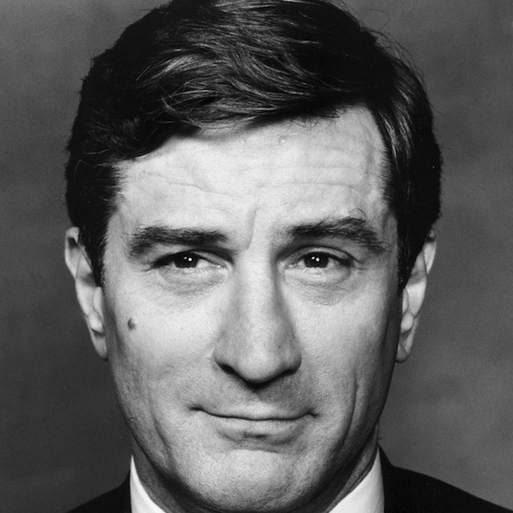
%> input picture Asgnt 3/Test Image/bob.png, 513 x 513 px
$ octave imagemorphing.m   (GNU Octave 9; MATLAB toolbox functions it lacks are replaced by stand-ins)
%> lines starting %> are read from the running program, lines starting %| are printed output that depends on the picture
clear
%% Parameters
Rimagename = 'bob';
Limagename = 'marty';
levels=6;
m = [10,8,6,5,4,2];
direction = 'h'; %h-horizontal, v-vertical
%% Read images
RI = int16(imread(strcat('Test Image/',Rimagename,'.png'),'png'));
%> RI: size 513x513x3 int16; min 0, max 255, mean 95.5; mean of the top-left, top-right, bottom-left and bottom-right quarters 86, 82.3, 111.4, 102.2
LI = int16(imread(strcat('Test Image/',Limagename,'.png'),'png'));
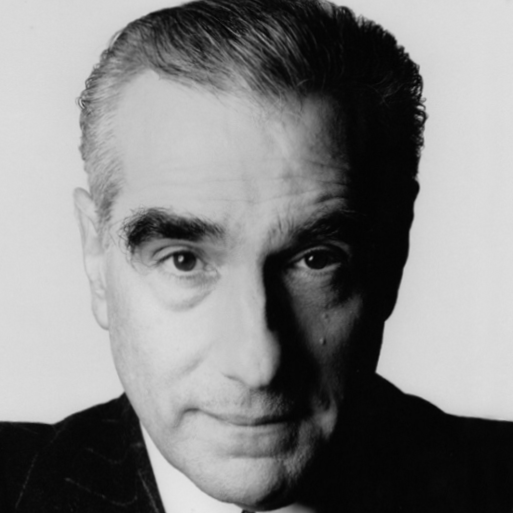
%> input picture Asgnt 3/Test Image/marty.png, 513 x 513 px
%> LI: size 513x513x3 int16; min 2, max 230, mean 130.5; mean of the top-left, top-right, bottom-left and bottom-right quarters 171.3, 117, 154.3, 79.6
RI = RI(:,:,1);
%> RI: size 513x513 int16
LI = LI(:,:,1);
%> LI: size 513x513 int16

%% Creating Laplacian Pyramid (ENCODE)
pyramid_gauss_R     = cell(1,levels);
pyramid_laplacian_R = cell(1,levels);
pyramid_gauss_L     = cell(1,levels);
pyramid_laplacian_L = cell(1,levels);

pyramid_gauss_R{1}=RI;
pyramid_gauss_L{1}=LI;

for i=2:levels
    pyramid_gauss_R{i}=impyramid(pyramid_gauss_R{i-1},'reduce');
    pyramid_gauss_L{i}=impyramid(pyramid_gauss_L{i-1},'reduce');
end
%> after the loop, pyramid_gauss_L = 6 items; pyramid_gauss_R = 6 items
pyramid_laplacian_R{levels}=pyramid_gauss_R{levels};
pyramid_laplacian_L{levels}=pyramid_gauss_L{levels};

for i=levels-1:-1:1
    pyramid_laplacian_R{i}=pyramid_gauss_R{i}-impyramid(pyramid_gauss_R{i+1},'expand');
    pyramid_laplacian_L{i}=pyramid_gauss_L{i}-impyramid(pyramid_gauss_L{i+1},'expand');
end
%> after the loop, pyramid_laplacian_L = 6 items; pyramid_laplacian_R = 6 items

%% STITCHING

pyramid_laplacian_S = cell(1,levels);
for i=1:levels
    if strcmp(direction,'v')
        s = size(pyramid_gauss_R{i},1);
        hs = uint16(s/2);
        pyramid_laplacian_S{i} = zeros(s,s);
        pyramid_laplacian_S{i}(:,1:hs-m(i)) = pyramid_laplacian_L{i}(:,1:hs-m(i));
        pyramid_laplacian_S{i}(:,hs+m(i):end) = pyramid_laplacian_R{i}(:,hs+m(i):end);
        for j=-m(i)+1:m(i)-1
            pyramid_laplacian_S{i}(:,hs+j) = int16((0.5-j/(2*m(i)))*pyramid_laplacian_L{i}(:,hs+j)+(0.5+j/(2*m(i)))*pyramid_laplacian_R{i}(:,hs+j));
        end
    else
        s = size(pyramid_gauss_R{i},1);
        hs = uint16(s/2);
        pyramid_laplacian_S{i} = zeros(s,s);
        pyramid_laplacian_S{i}(1:hs-m(i),:) = pyramid_laplacian_L{i}(1:hs-m(i),:);
        pyramid_laplacian_S{i}(hs+m(i):end,:) = pyramid_laplacian_R{i}(hs+m(i):end,:);
        for j=-m(i)+1:m(i)-1
            pyramid_laplacian_S{i}(hs+j,:) = int16((0.5-j/(2*m(i)))*pyramid_laplacian_L{i}(hs+j,:)+(0.5+j/(2*m(i)))*pyramid_laplacian_R{i}(hs+j,:));
        end
    end
    imwrite(uint8(pyramid_laplacian_S{i}+128),strcat(['Output Image/',Rimagename,'_',Limagename,'_lp_',direction,'_',int2str(i),'.png']),'png')
    temp = pyramid_laplacian_S{i};
    for j=2:i
        temp = impyramid(temp,'expand');
    end
    %figure,imshow(uint8(temp+128));
    imwrite(uint8(temp+128),strcat(['Output Image/',Rimagename,'_',Limagename,'_lps_',direction,'_',int2str(i),'.png']),'png');
end
%> this loop made 6 passes
%> (s, hs) on passes 1 to 6: (513, 257), (257, 129), (129, 65), (65, 33), (33, 17), (17, 9)
%> pass 1, `imwrite(uint8(pyramid_laplacian_S{i}+128),strcat(['Output Image/',Rima..`:
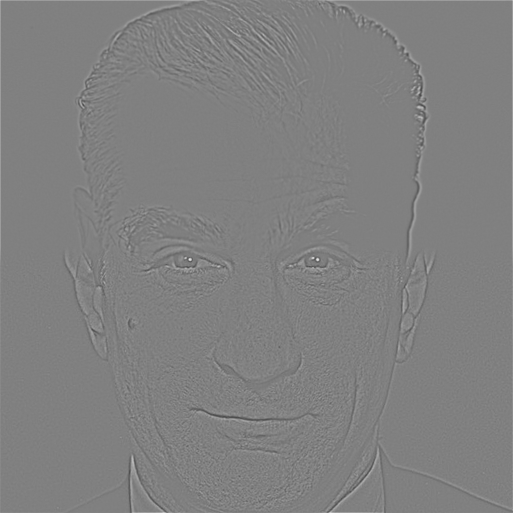
%> saved as bob_marty_lp_h_1.png: size 513x513 uint8; min 74, max 231, mean 128.1
%> pass 1, `temp = pyramid_laplacian_S{i};`:
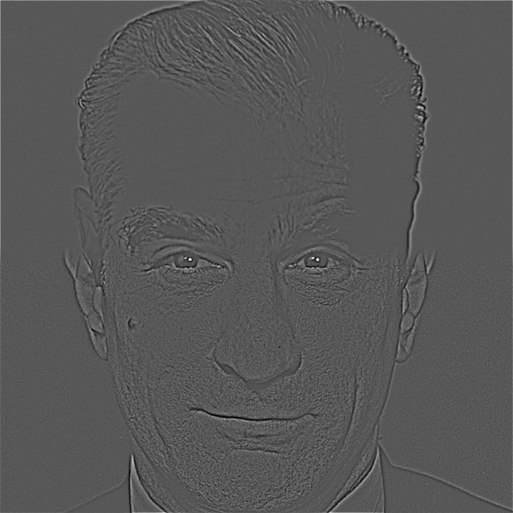
%> temp: size 513x513 double; min -54, max 103, mean 0.1; drawn with min black and max white
%> pass 2, `temp = pyramid_laplacian_S{i};`:
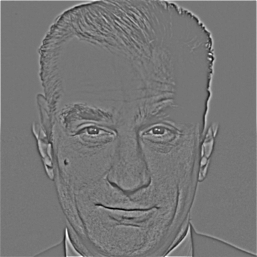
%> temp: size 257x257 double; min -58, max 67, mean 0.2; drawn with min black and max white
%> after the loop, pyramid_laplacian_S = 6 items

%% DECODE
O = pyramid_laplacian_S{levels};
for i=levels-1:-1:1
    %figure, imshow(O);

    O = impyramid(O,'expand') + pyramid_laplacian_S{i};
    %figure, imshow(uint8(O));

end
%> this loop made 5 passes
%> pass 2, `O = impyramid(O,'expand') + pyramid_laplacian_S{i};`:
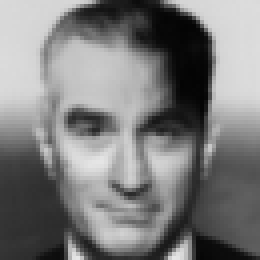
%> O: size 65x65 double (shown 4 times larger); min 4.24, max 230.7, mean 125.2
%> pass 3, `O = impyramid(O,'expand') + pyramid_laplacian_S{i};`:
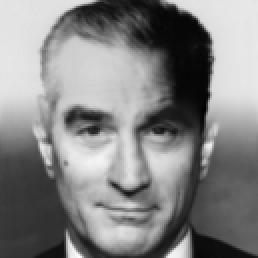
%> O: size 129x129 double (shown 2 times larger); min -1.72, max 242.6, mean 125.1; drawn with min black and max white
%> after the loop:
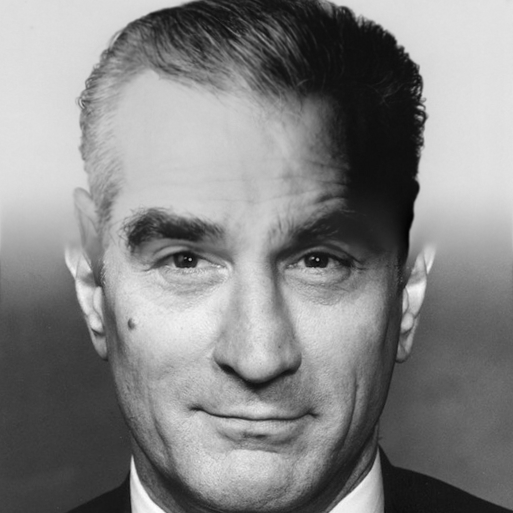
%> O: size 513x513 double; min -12.3, max 250.2, mean 124.9; drawn with min black and max white
%figure, imshow(uint8(RI));
%figure, imshow(uint8(LI));

figure, imshow(uint8(O));
imwrite(uint8(O),strcat(['Output Image/',Rimagename,'_',Limagename,'_',direction,'.png']),'png');

% [9 lines of commented-out code are left out]
